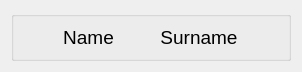
<?xml version="1.0" encoding="UTF-8"?>
<ui version="4.0">
 <class>CoordWidget</class>
 <widget class="QWidget" name="CoordWidget">
  <property name="geometry">
   <rect>
    <x>0</x>
    <y>0</y>
    <width>302</width>
    <height>61</height>
   </rect>
  </property>
  <property name="sizePolicy">
   <sizepolicy hsizetype="Preferred" vsizetype="Maximum">
    <horstretch>0</horstretch>
    <verstretch>0</verstretch>
   </sizepolicy>
  </property>
  <property name="font">
   <font>
    <family>Segoe UI</family>
    <pointsize>14</pointsize>
    <weight>50</weight>
    <bold>false</bold>
   </font>
  </property>
  <property name="windowTitle">
   <string>Form</string>
  </property>
  <layout class="QVBoxLayout" name="verticalLayout">
   <item>
    <widget class="QGroupBox" name="groupBox">
     <property name="sizePolicy">
      <sizepolicy hsizetype="Preferred" vsizetype="Fixed">
       <horstretch>0</horstretch>
       <verstretch>0</verstretch>
      </sizepolicy>
     </property>
     <property name="title">
      <string/>
     </property>
     <layout class="QHBoxLayout" name="horizontalLayout">
      <item>
       <spacer name="horizontalSpacer_3">
        <property name="orientation">
         <enum>Qt::Horizontal</enum>
        </property>
        <property name="sizeType">
         <enum>QSizePolicy::Fixed</enum>
        </property>
        <property name="sizeHint" stdset="0">
         <size>
          <width>40</width>
          <height>20</height>
         </size>
        </property>
       </spacer>
      </item>
      <item>
       <widget class="QLabel" name="label">
        <property name="sizePolicy">
         <sizepolicy hsizetype="Fixed" vsizetype="Preferred">
          <horstretch>0</horstretch>
          <verstretch>0</verstretch>
         </sizepolicy>
        </property>
        <property name="text">
         <string>Name</string>
        </property>
        <property name="alignment">
         <set>Qt::AlignCenter</set>
        </property>
       </widget>
      </item>
      <item>
       <spacer name="horizontalSpacer">
        <property name="orientation">
         <enum>Qt::Horizontal</enum>
        </property>
        <property name="sizeType">
         <enum>QSizePolicy::Fixed</enum>
        </property>
        <property name="sizeHint" stdset="0">
         <size>
          <width>40</width>
          <height>20</height>
         </size>
        </property>
       </spacer>
      </item>
      <item>
       <widget class="QLabel" name="label_2">
        <property name="sizePolicy">
         <sizepolicy hsizetype="Fixed" vsizetype="Preferred">
          <horstretch>0</horstretch>
          <verstretch>0</verstretch>
         </sizepolicy>
        </property>
        <property name="text">
         <string>Surname</string>
        </property>
        <property name="alignment">
         <set>Qt::AlignCenter</set>
        </property>
       </widget>
      </item>
      <item>
       <spacer name="horizontalSpacer_2">
        <property name="orientation">
         <enum>Qt::Horizontal</enum>
        </property>
        <property name="sizeType">
         <enum>QSizePolicy::Fixed</enum>
        </property>
        <property name="sizeHint" stdset="0">
         <size>
          <width>40</width>
          <height>20</height>
         </size>
        </property>
       </spacer>
      </item>
     </layout>
    </widget>
   </item>
  </layout>
 </widget>
 <resources>
  <include location="../../res.qrc"/>
 </resources>
 <connections/>
</ui>
